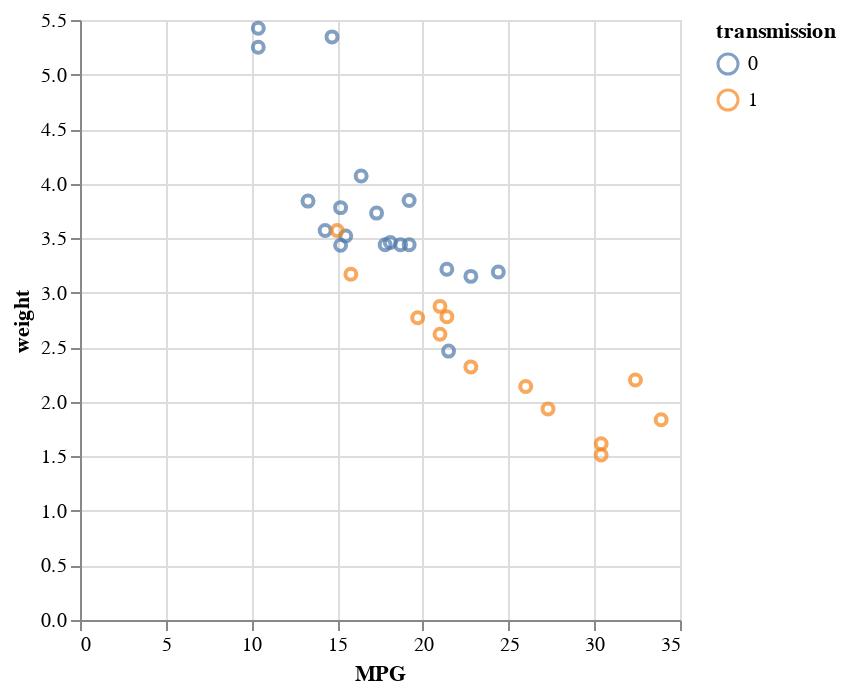

Write notebook code for a chart like this one.
### Markdown cell above
This, unfortunately, isn't quite right. Transmission in our dataset is 0 or 1. Altair understood this to mean that the data was quantiative and encoded color on the default blue gradient. We want transmission to be a categorical or nominal variable so we can use:

### Code cell
#2.2 Fix a wrong inference, transmission is nominal
alt.Chart(mtcars).mark_point().encode(
    alt.X("MPG:Q"),
    alt.Y("weight:Q"),
    alt.Color("transmission:N")
)

### Figure 1 — Vega-Lite specification as saved in the notebook (floating-point values rounded to 4 significant figures)
{"config": {"view": {"continuousWidth": 300, "continuousHeight": 300}}, "data": {"name": "data-a4c85d0c7c83a07683be57f0abc670da"}, "mark": {"type": "point"}, "encoding": {"color": {"field": "transmission", "type": "nominal"}, "x": {"field": "MPG", "type": "quantitative"}, "y": {"field": "weight", "type": "quantitative"}}, "$schema": "https://vega.github.io/schema/vega-lite/v5.20.1.json", "datasets": {"data-a4c85d0c7c83a07683be57f0abc670da": [{"model": "Mazda RX4", "MPG": 21.0, "cylinders": 6, "displacement": 160.0, "HP": 110, "rear_axle_ratio": 3.9, "weight": 2.62, "qsec": 16.46, "vs": 0, "transmission": 1, "gears": 4, "carb": 4}, {"model": "Mazda RX4 Wag", "MPG": 21.0, "cylinders": 6, "displacement": 160.0, "HP": 110, "rear_axle_ratio": 3.9, "weight": 2.875, "qsec": 17.02, "vs": 0, "transmission": 1, "gears": 4, "carb": 4}, {"model": "Datsun 710", "MPG": 22.8, "cylinders": 4, "displacement": 108.0, "HP": 93, "rear_axle_ratio": 3.85, "weight": 2.32, "qsec": 18.61, "vs": 1, "transmission": 1, "gears": 4, "carb": 1}, {"model": "Hornet 4 Drive", "MPG": 21.4, "cylinders": 6, "displacement": 258.0, "HP": 110, "rear_axle_ratio": 3.08, "weight": 3.215, "qsec": 19.44, "vs": 1, "transmission": 0, "gears": 3, "carb": 1}, {"model": "Hornet Sportabout", "MPG": 18.7, "cylinders": 8, "displacement": 360.0, "HP": 175, "rear_axle_ratio": 3.15, "weight": 3.44, "qsec": 17.02, "vs": 0, "transmission": 0, "gears": 3, "carb": 2}, {"model": "Valiant", "MPG": 18.1, "cylinders": 6, "displacement": 225.0, "HP": 105, "rear_axle_ratio": 2.76, "weight": 3.46, "qsec": 20.22, "vs": 1, "transmission": 0, "gears": 3, "carb": 1}, {"model": "Duster 360", "MPG": 14.3, "cylinders": 8, "displacement": 360.0, "HP": 245, "rear_axle_ratio": 3.21, "weight": 3.57, "qsec": 15.84, "vs": 0, "transmission": 0, "gears": 3, "carb": 4}, {"model": "Merc 240D", "MPG": 24.4, "cylinders": 4, "displacement": 146.7, "HP": 62, "rear_axle_ratio": 3.69, "weight": 3.19, "qsec": 20.0, "vs": 1, "transmission": 0, "gears": 4, "carb": 2}, {"model": "Merc 230", "MPG": 22.8, "cylinders": 4, "displacement": 140.8, "HP": 95, "rear_axle_ratio": 3.92, "weight": 3.15, "qsec": 22.9, "vs": 1, "transmission": 0, "gears": 4, "carb": 2}, {"model": "Merc 280", "MPG": 19.2, "cylinders": 6, "displacement": 167.6, "HP": 123, "rear_axle_ratio": 3.92, "weight": 3.44, "qsec": 18.3, "vs": 1, "transmission": 0, "gears": 4, "carb": 4}, {"model": "Merc 280C", "MPG": 17.8, "cylinders": 6, "displacement": 167.6, "HP": 123, "rear_axle_ratio": 3.92, "weight": 3.44, "qsec": 18.9, "vs": 1, "transmission": 0, "gears": 4, "carb": 4}, {"model": "Merc 450SE", "MPG": 16.4, "cylinders": 8, "displacement": 275.8, "HP": 180, "rear_axle_ratio": 3.07, "weight": 4.07, "qsec": 17.4, "vs": 0, "transmission": 0, "gears": 3, "carb": 3}, {"model": "Merc 450SL", "MPG": 17.3, "cylinders": 8, "displacement": 275.8, "HP": 180, "rear_axle_ratio": 3.07, "weight": 3.73, "qsec": 17.6, "vs": 0, "transmission": 0, "gears": 3, "carb": 3}, {"model": "Merc 450SLC", "MPG": 15.2, "cylinders": 8, "displacement": 275.8, "HP": 180, "rear_axle_ratio": 3.07, "weight": 3.78, "qsec": 18.0, "vs": 0, "transmission": 0, "gears": 3, "carb": 3}, {"model": "Cadillac Fleetwood", "MPG": 10.4, "cylinders": 8, "displacement": 472.0, "HP": 205, "rear_axle_ratio": 2.93, "weight": 5.25, "qsec": 17.98, "vs": 0, "transmission": 0, "gears": 3, "carb": 4}, {"model": "Lincoln Continental", "MPG": 10.4, "cylinders": 8, "displacement": 460.0, "HP": 215, "rear_axle_ratio": 3.0, "weight": 5.424, "qsec": 17.82, "vs": 0, "transmission": 0, "gears": 3, "carb": 4}, {"model": "Chrysler Imperial", "MPG": 14.7, "cylinders": 8, "displacement": 440.0, "HP": 230, "rear_axle_ratio": 3.23, "weight": 5.345, "qsec": 17.42, "vs": 0, "transmission": 0, "gears": 3, "carb": 4}, {"model": "Fiat 128", "MPG": 32.4, "cylinders": 4, "displacement": 78.7, "HP": 66, "rear_axle_ratio": 4.08, "weight": 2.2, "qsec": 19.47, "vs": 1, "transmission": 1, "gears": 4, "carb": 1}, {"model": "Honda Civic", "MPG": 30.4, "cylinders": 4, "displacement": 75.7, "HP": 52, "rear_axle_ratio": 4.93, "weight": 1.615, "qsec": 18.52, "vs": 1, "transmission": 1, "gears": 4, "carb": 2}, {"model": "Toyota Corolla", "MPG": 33.9, "cylinders": 4, "displacement": 71.1, "HP": 65, "rear_axle_ratio": 4.22, "weight": 1.835, "qsec": 19.9, "vs": 1, "transmission": 1, "gears": 4, "carb": 1}, {"model": "Toyota Corona", "MPG": 21.5, "cylinders": 4, "displacement": 120.1, "HP": 97, "rear_axle_ratio": 3.7, "weight": 2.465, "qsec": 20.01, "vs": 1, "transmission": 0, "gears": 3, "carb": 1}, {"model": "Dodge Challenger", "MPG": 15.5, "cylinders": 8, "displacement": 318.0, "HP": 150, "rear_axle_ratio": 2.76, "weight": 3.52, "qsec": 16.87, "vs": 0, "transmission": 0, "gears": 3, "carb": 2}, {"model": "AMC Javelin", "MPG": 15.2, "cylinders": 8, "displacement": 304.0, "HP": 150, "rear_axle_ratio": 3.15, "weight": 3.435, "qsec": 17.3, "vs": 0, "transmission": 0, "gears": 3, "carb": 2}, {"model": "Camaro Z28", "MPG": 13.3, "cylinders": 8, "displacement": 350.0, "HP": 245, "rear_axle_ratio": 3.73, "weight": 3.84, "qsec": 15.41, "vs": 0, "transmission": 0, "gears": 3, "carb": 4}, {"model": "Pontiac Firebird", "MPG": 19.2, "cylinders": 8, "displacement": 400.0, "HP": 175, "rear_axle_ratio": 3.08, "weight": 3.845, "qsec": 17.05, "vs": 0, "transmission": 0, "gears": 3, "carb": 2}, {"model": "Fiat X1-9", "MPG": 27.3, "cylinders": 4, "displacement": 79.0, "HP": 66, "rear_axle_ratio": 4.08, "weight": 1.935, "qsec": 18.9, "vs": 1, "transmission": 1, "gears": 4, "carb": 1}, {"model": "Porsche 914-2", "MPG": 26.0, "cylinders": 4, "displacement": 120.3, "HP": 91, "rear_axle_ratio": 4.43, "weight": 2.14, "qsec": 16.7, "vs": 0, "transmission": 1, "gears": 5, "carb": 2}, {"model": "Lotus Europa", "MPG": 30.4, "cylinders": 4, "displacement": 95.1, "HP": 113, "rear_axle_ratio": 3.77, "weight": 1.513, "qsec": 16.9, "vs": 1, "transmission": 1, "gears": 5, "carb": 2}, {"model": "Ford Pantera L", "MPG": 15.8, "cylinders": 8, "displacement": 351.0, "HP": 264, "rear_axle_ratio": 4.22, "weight": 3.17, "qsec": 14.5, "vs": 0, "transmission": 1, "gears": 5, "carb": 4}, {"model": "Ferrari Dino", "MPG": 19.7, "cylinders": 6, "displacement": 145.0, "HP": 175, "rear_axle_ratio": 3.62, "weight": 2.77, "qsec": 15.5, "vs": 0, "transmission": 1, "gears": 5, "carb": 6}, {"model": "Maserati Bora", "MPG": 15.0, "cylinders": 8, "displacement": 301.0, "HP": 335, "rear_axle_ratio": 3.54, "weight": 3.57, "qsec": 14.6, "vs": 0, "transmission": 1, "gears": 5, "carb": 8}, {"model": "Volvo 142E", "MPG": 21.4, "cylinders": 4, "displacement": 121.0, "HP": 109, "rear_axle_ratio": 4.11, "weight": 2.78, "qsec": 18.6, "vs": 1, "transmission": 1, "gears": 4, "carb": 2}]}}
